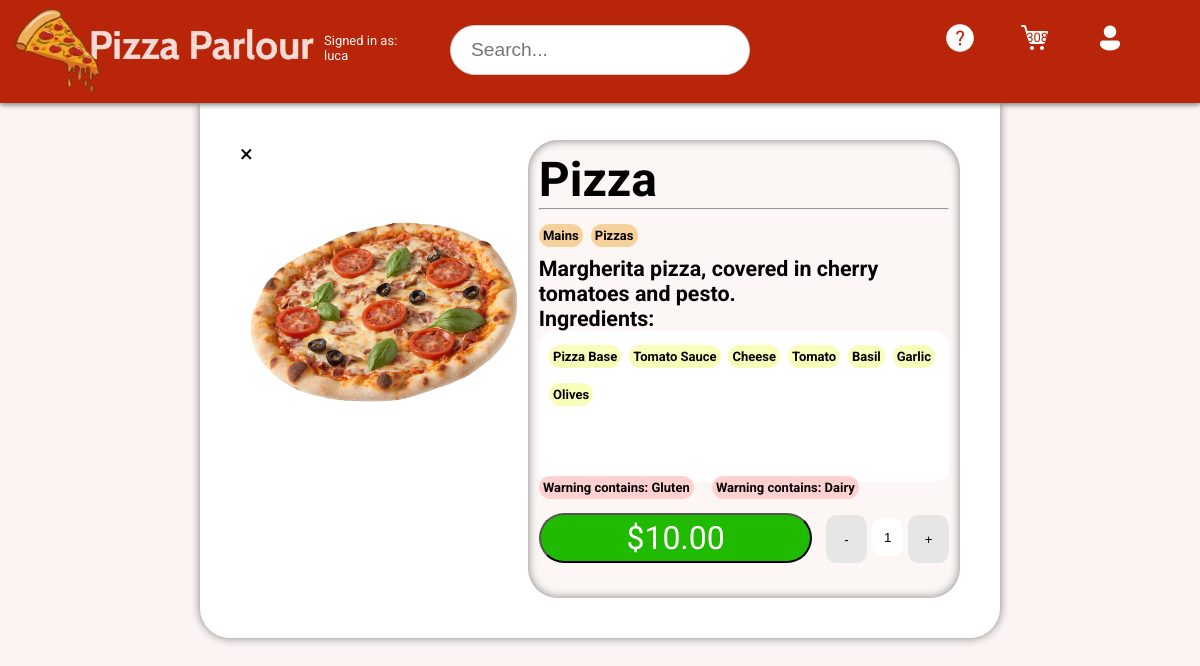
The page /products/product/pizza/ (signed in) on the database as committed earlier.
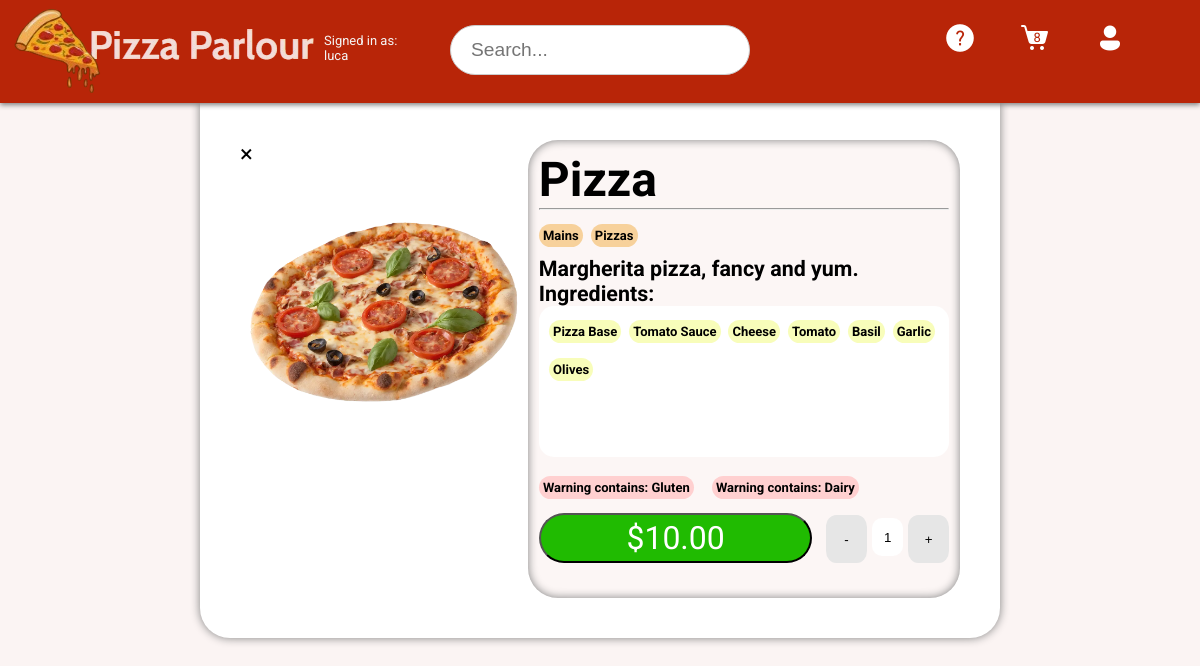
The same page on the database as committed later.
### products/models.py (models this page shows, shortened)
class Product(models.Model):
    name = models.CharField(max_length=30)
    slug = models.SlugField()
    price = models.DecimalField(max_digits=4, decimal_places=2)
    description = models.TextField()
    image = models.ImageField(default='fallback.png', blank=True)
    labels = models.ManyToManyField('Label', through='LabelProduct')
    ingredients = models.ManyToManyField('Ingredient',
                                         through='IngredientProduct')

### products/views.py (the view)
# urls.py: path('product/<slug:slug>/', views.product_page, name="page"),
def product_page(request, slug):
    product = Product.objects.get(slug=slug)
    labels = product.labels.all()
    ingredients = product.ingredients.all()
    allergies = []
    for ingredient in ingredients:
        allergies.extend(ingredient.allergy.all())
    cartitem = None
    if request.user.is_authenticated:
        cart, created = Cart.objects.get_or_create(
            user=request.user, completed=False)
        cartitem = cart.cartitems.filter(product=product).first()
    return render(request, 'products/product.html', {'product': product,
                                                     'labels':labels,
                                                     'item':cartitem,
                                                     'ingredients':ingredients,
                                                     'allergies': allergies})

### products/context_processors.py (called while the page is built)
def cart_item_quantity(request):
    if request.user.is_authenticated:
        cart, created = Cart.objects.get_or_create(
            user=request.user, completed=False)
        return {'cart_item_quantity':cart.num_of_items}
    return{'cart_item_quantity':0}

### products/models.py (called while the page is built)
    def __str__(self):
        return self.name

    @property
    def num_of_items(self):
        cartitems = self.cartitems.all()
        quantity = sum(item.quantity for item in cartitems)
        return quantity

### products/templates/products/product.html (shortened to what this page needs)
{% extends "layout.html" %}
{% block content %}
    <section>
        <div class="container">
            <div></div>
            <div class="two-column">
                <div>
                    <a href="/products">&times;</a>
                    <img class='expanded-image'
                    src="{{ product.image.url }}"
                    alt="{{ product.name }}">
                </div>
                <div class="inset">
                    <div>
                        <h2>{{ product.name }}</h2>
                        <hr>
                        <div>
                            {% for label in labels %}
                            <h3 class="product-label">{{ label.name }}</h3>
                            {% endfor %}
                        </div>
                    </div>
                    <div>
                        <h6 class="product-description">
                            {{ product.description }}
                        </h6>
                        <h6>Ingredients:</h6>
                        <div class="ingredients">
                            {% for ingredient in ingredients %}
                            <h3 class="product-ingredient">
                                {{ ingredient.name }}
                            </h3>
                            {% endfor %}
                        </div>
                    </div>
                    <div>
                        <div class="allergies">
                            {% if not allergies|length == 0%}
                            {% for allergy in allergies %}
                            <h3 class="product-allergy">
                                Warning contains: {{ allergy }}
                            </h3>
                            {% endfor %}
                            {% else %}
                            <h3 class="product-allergy">
                                No allergies found...
                            </h3>
                            {% endif %}
                        </div>
                        <div class="product-info">
                            <button id="add"
                            class="add-button"
                            value="{{ product.id }}"
                            data-unit-price="{{ product.price }}">
                            </button>
                            <div class="product-quantity">
                                <button id="quantity-minus"
                                class="product-quantity-button">
                                    -
                                </button>
                                <input class="product-quantity-num"
                                id="quantity-display" value="1" type="num"
                                min="1">
                                <button id="quantity-plus"
                                class="product-quantity-button">
                                    +
                                </button>
                            </div>
                        </div>
                    </div>
                </div>
            </div>
            <div></div>
        </div>
    </section>
{% endblock %}

### templates/layout.html (shortened to what this page needs)
<!DOCTYPE html>
{% load static %}
<html lang="en">
<head>
    <link rel="stylesheet" href="{% static 'css/style.css' %}">
</head>
<body>
    <nav>
        <div class="logo-login">
            <a class="logo-link" href="/products">
                <img class="logo" src="/media/logo.png" alt="logo">
            </a>
            <div class="auth-info">
                {% if request.user.is_authenticated %}
                <p>Signed in as:</p>
                {% if request.user.username|length > 13 %}
                <p>{{ request.user.username|slice:":10" }}...</p>
                {% else %}
                <p>{{ request.user }}</p>
                {% endif %}
                {% else %}
                <p>You need to login.</p>
                <p>Click
                    <a href="/users/register" class="ul">Here</a>
                </p>
                {% endif %}
            </div>
        </div>
        <div class="searchbar">
            <form method="GET" action="{% url 'products:menu' %}">
                <input
                name="search"
                type="text"
                placeholder="Search..."
                value="{{ request.GET.search|default_if_none:'' }}"
                class="searchbar-text">
            </form>
        </div>
        <div class="icons">
            <div>
                <div class="icon">
                    <button class="dropbtn">
                        <img src="/media/help-icons8.png" alt="help-icon">
                    </button>
                </div>
            </div>
            <div>
                <div class="icon">
                    <a href="/products/cart">
                        <img src="/media/cart-icons8.png" alt="cart-icon">
                        <p class="cart-item-quantity">
                            {{ cart_item_quantity }}
                        </p>
                    </a>
                </div>
            </div>
            <div>
                <div class="icon">
                    <button class="dropbtn">
                        <img src="/media/user-icons8.png" alt="account-icon">
                    </button>
                </div>
            </div>
            <div></div>
        </div>
    </nav>
    <main>
        {% block content %}
        {% endblock %}
    </main>
</body>
</html>

Rows that differ between the two databases and show on the page:
changed Product "Pizza": description "Margherita pizza, covered in cherry tomatoes and pesto." → "Margherita pizza, fancy and yum."
Other text that changed with them:
{{ cart_item_quantity }}: "308" → "8"
